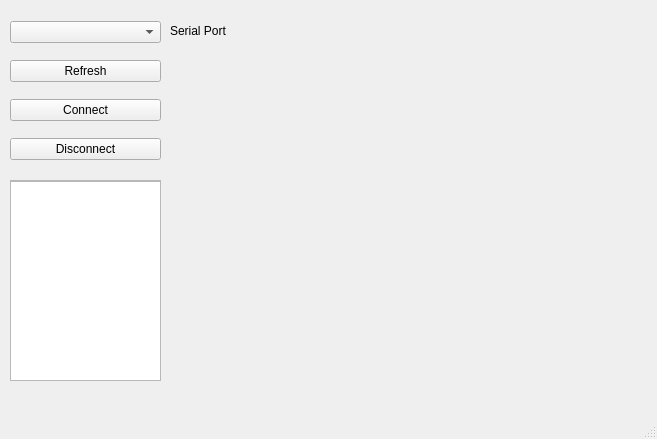
<?xml version="1.0" encoding="UTF-8"?>
<ui version="4.0">
 <class>MainWindow</class>
 <widget class="QMainWindow" name="MainWindow">
  <property name="geometry">
   <rect>
    <x>0</x>
    <y>0</y>
    <width>657</width>
    <height>439</height>
   </rect>
  </property>
  <property name="windowTitle">
   <string>MainWindow</string>
  </property>
  <widget class="QWidget" name="centralwidget">
   <widget class="QWidget" name="verticalLayoutWidget">
    <property name="geometry">
     <rect>
      <x>10</x>
      <y>10</y>
      <width>151</width>
      <height>161</height>
     </rect>
    </property>
    <layout class="QVBoxLayout" name="verticalLayout">
     <item>
      <widget class="QComboBox" name="serialPortsComboBox"/>
     </item>
     <item>
      <widget class="QPushButton" name="refreshButton">
       <property name="toolTip">
        <string extracomment="Refresh serial port list.">Refresh serial port list.</string>
       </property>
       <property name="statusTip">
        <string>Refresh serial port list.</string>
       </property>
       <property name="text">
        <string>Refresh</string>
       </property>
       <property name="checkable">
        <bool>true</bool>
       </property>
      </widget>
     </item>
     <item>
      <widget class="QPushButton" name="connectButton">
       <property name="toolTip">
        <string>Connect to selected serial port.</string>
       </property>
       <property name="statusTip">
        <string>Connect to selected serial port.</string>
       </property>
       <property name="text">
        <string>Connect</string>
       </property>
      </widget>
     </item>
     <item>
      <widget class="QPushButton" name="disconnectButton">
       <property name="toolTip">
        <string>Disconnect the serial port.</string>
       </property>
       <property name="statusTip">
        <string>Disconnect the serial port.</string>
       </property>
       <property name="text">
        <string>Disconnect</string>
       </property>
      </widget>
     </item>
    </layout>
   </widget>
   <widget class="QScrollArea" name="scrollArea">
    <property name="geometry">
     <rect>
      <x>10</x>
      <y>180</y>
      <width>151</width>
      <height>201</height>
     </rect>
    </property>
    <property name="widgetResizable">
     <bool>true</bool>
    </property>
    <widget class="QWidget" name="scrollAreaWidgetContents">
     <property name="geometry">
      <rect>
       <x>0</x>
       <y>0</y>
       <width>147</width>
       <height>197</height>
      </rect>
     </property>
     <widget class="QTextEdit" name="textEdit">
      <property name="enabled">
       <bool>true</bool>
      </property>
      <property name="geometry">
       <rect>
        <x>-7</x>
        <y>0</y>
        <width>161</width>
        <height>201</height>
       </rect>
      </property>
     </widget>
    </widget>
   </widget>
   <widget class="QWidget" name="verticalLayoutWidget_2">
    <property name="geometry">
     <rect>
      <x>170</x>
      <y>10</y>
      <width>151</width>
      <height>41</height>
     </rect>
    </property>
    <layout class="QVBoxLayout" name="verticalLayout_2">
     <item>
      <widget class="QLabel" name="label">
       <property name="text">
        <string>Serial Port</string>
       </property>
      </widget>
     </item>
    </layout>
   </widget>
   <widget class="QSplitter" name="splitter">
    <property name="geometry">
     <rect>
      <x>0</x>
      <y>0</y>
      <width>0</width>
      <height>0</height>
     </rect>
    </property>
    <property name="orientation">
     <enum>Qt::Vertical</enum>
    </property>
   </widget>
   <widget class="QWidget" name="widget" native="true">
    <property name="geometry">
     <rect>
      <x>300</x>
      <y>90</y>
      <width>120</width>
      <height>80</height>
     </rect>
    </property>
   </widget>
   <widget class="QWidget" name="gridLayoutWidget">
    <property name="geometry">
     <rect>
      <x>170</x>
      <y>60</y>
      <width>481</width>
      <height>341</height>
     </rect>
    </property>
    <layout class="QGridLayout" name="gridLayout">
     <item row="0" column="0">
      <widget class="MplCanvas" name="canvas" native="true">
       <property name="sizePolicy">
        <sizepolicy hsizetype="Preferred" vsizetype="Preferred">
         <horstretch>60</horstretch>
         <verstretch>40</verstretch>
        </sizepolicy>
       </property>
      </widget>
     </item>
    </layout>
   </widget>
  </widget>
  <widget class="QMenuBar" name="menubar">
   <property name="geometry">
    <rect>
     <x>0</x>
     <y>0</y>
     <width>657</width>
     <height>20</height>
    </rect>
   </property>
  </widget>
  <widget class="QStatusBar" name="statusbar"/>
 </widget>
 <customwidgets>
  <customwidget>
   <class>MplCanvas</class>
   <extends>QWidget</extends>
   <header>canvas</header>
   <container>1</container>
  </customwidget>
 </customwidgets>
 <resources/>
 <connections/>
</ui>
